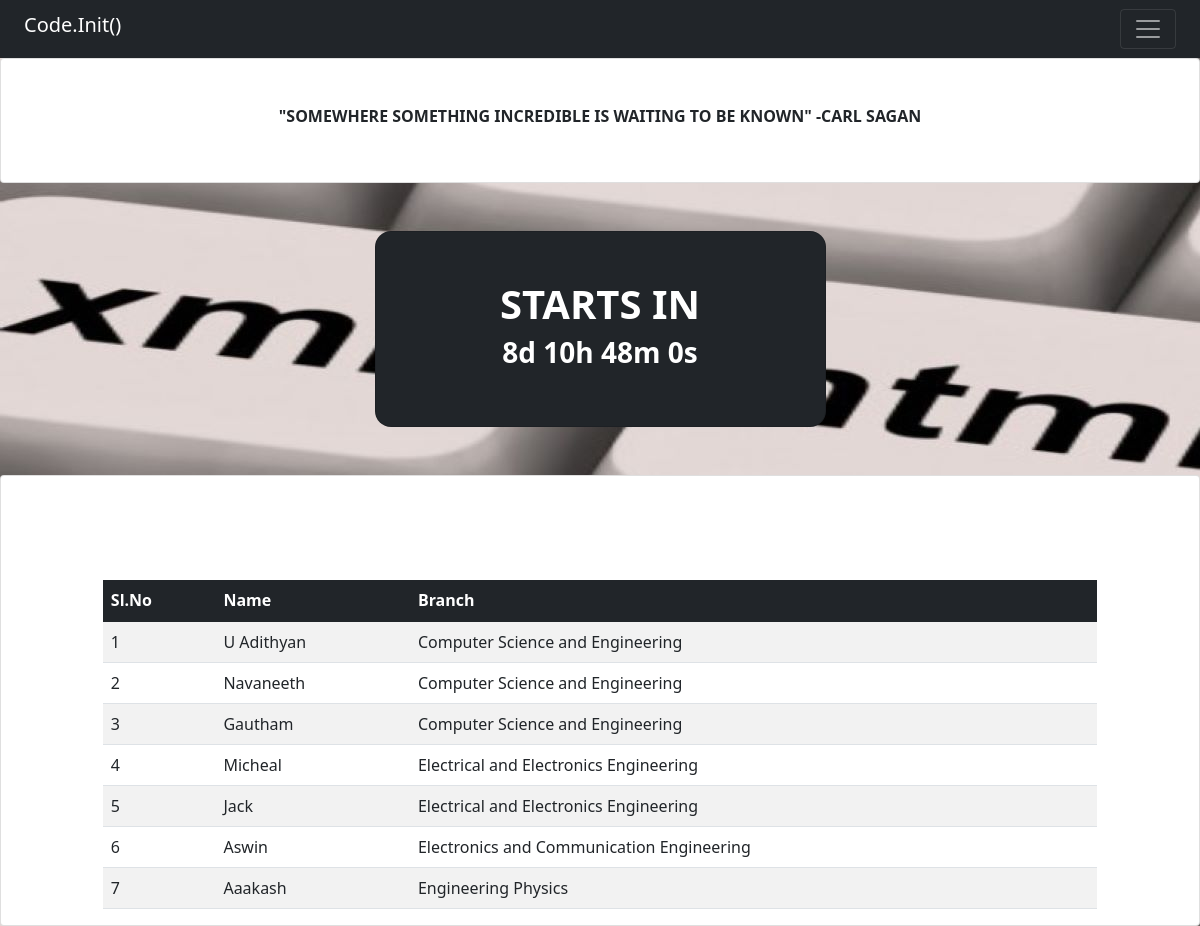
The page /home on the database its author committed.
### application/models.py (models this page shows)
class User(db.Model):
    __tablename__="user"
    user_id=db.Column(db.Integer,autoincrement=True,unique=True,primary_key=True)
    name=db.Column(db.String,nullable=False)
    dob=db.Column(db.String,nullable=False)
    roll=db.Column(db.String,nullable=False)
    branch=db.Column(db.String,nullable=False)
    mobile=db.Column(db.Integer,nullable=False)
    email=db.Column(db.String,nullable=False)
    sex=db.Column(db.String,nullable=False)

### application/controllers.py (the view)
@app.route("/")
@app.route("/home")
def home():
    users = User.query.all()
    return render_template("home.html",users=users)

### templates/home.html (shortened to what this page needs)
<!DOCTYPE html>
<html>
<head>
    <link href="https://cdn.jsdelivr.net/npm/bootstrap@5.1.3/dist/css/bootstrap.min.css" rel="stylesheet" integrity="sha384-
    1BmE4kWBq78iYhFldvKuhfTAU6auU8tT94WrHftjDbrCEXSU1oBoqyl2QvZ6jIW3">
</head>
    <body style="background-image:url('static/img.jpg');">
       <nav class="navbar navbar-dark bg-dark md-5">
           <h2 class="navbar-brand mx-4">Code.Init()</h2>
           <button class="navbar-toggler mx-4" type="button" data-bs-toggle="collapse" data-bs-target="#navbarSupportedContent" aria-controls="navbarSupportedContent" aria-expanded="false" aria-label="Toggle navigation">
               <span class="navbar-toggler-icon"></span>
           </button>
       </nav>
       <div class="card bg-white text-dark">
            <div class="container py-5 text-center">
                <h6 class="fw-bold mb-2">"SOMEWHERE SOMETHING INCREDIBLE IS WAITING TO BE KNOWN"   -CARL SAGAN</h6>
            </div>
        </div>
       <div class="container py-5 h-100">
        <div class="row d-flex justify-content-center align-items-center h-100">
          <div class="col-12 col-md-8 col-lg-6 col-xl-5">
            <div class="card bg-dark text-white" style="border-radius: 1rem;">
              <div class="card-body p-5 text-center">
                <h1 class="fw-bold mb-2 text-uppercase">Starts In</h1>
                <h3 id="demo" class="fw-bold mb-2"></h3>
                </div>
            </div>
          </div>
        </div>
      </div>
        <div class="card bg-white text-dark">
            <div class="container py-5 text-center">
            </div>
            <div class="row justify-content-center">
                <div class="col-md-10">
                    <table class="table table-striped">
                        <thead class="table-dark">
                            <tr>
                                <th scope="col">Sl.No</th>
                                <th scope="col">Name</th>
                                <th scope="col">Branch</th>
                            </tr>
                        </thead>
                        <tbody>
                            {%for user in users%}
                            <tr>
                                <td>{{user["user_id"]}}</td>
                                <td>{{user["name"]}}</td>
                                <td>{{user["branch"]}}</td>
                            </tr>
                            {% endfor %}
                        </tbody>
                    </table>
                </div>
            </div>
        </div>
    </body>
</html>

### rows shown on the page
User: user_id "1", name "U Adithyan", branch "Computer Science and Engineering"
User: user_id "2", name "Navaneeth", branch "Computer Science and Engineering"
User: user_id "3", name "Gautham", branch "Computer Science and Engineering"
User: user_id "4", name "Micheal", branch "Electrical and Electronics Engineering"
User: user_id "5", name "Jack", branch "Electrical and Electronics Engineering"
User: user_id "6", name "Aswin", branch "Electronics and Communication Engineering"
User: user_id "7", name "Aaakash", branch "Engineering Physics"
